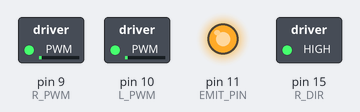
The sketch below on a simulated Arduino Uno, built with avr-gcc and run on an emulated ATmega328P. On the bench: switched loads named in the sketch (green lamp = pin HIGH), output pins drawn as LEDs (lit = HIGH). What the sketch prints to the serial monitor is not drawn.

Above: at 0.1 s.
At 20.1 s:
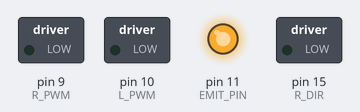
Timing chart, 0 to 34.3 s (numbered marks = the images above):
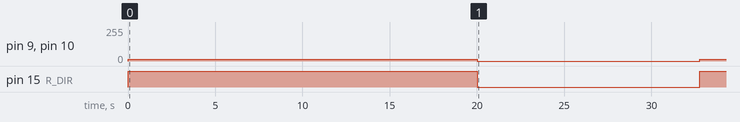

Measured:
- by itself, pin 9 (R_PWM), pin 10 (L_PWM): 0/255 → 15/255 at 0.00 s, → 0/255 20.0 s later, → 15/255 12.8 s later
- by itself, pin 15 (R_DIR): LOW → HIGH at 0.00 s, → LOW 20.0 s later, → HIGH 12.8 s later

The sketch:

leader1.ino
```cpp
#include "Motors.h"
Motors_c motors;
const int EMIT_PIN = 11;
#define L_PWM 10
#define L_DIR 16
#define R_PWM 9
#define R_DIR 15

int start_time = 0;

void setup()
{
  pinMode(L_PWM, OUTPUT);
  pinMode(L_DIR, OUTPUT);
  pinMode(R_PWM, OUTPUT);
  pinMode(R_DIR, OUTPUT);
  Serial.begin(9600);

  pinMode(A2, INPUT_PULLUP);
  pinMode(EMIT_PIN, OUTPUT);
  digitalWrite(EMIT_PIN, HIGH);

  Serial.println("Leader Car Initialized");
}
int change_time = 0;
int start_flag = 1;
void loop()
{
  if(start_flag == 1){
    start_time = millis();
    start_flag = 0;
  }
  change_time = millis();
  if(change_time-start_time<20000){
    motors.setPWM(-15,-15);
  }else{
    motors.setPWM(0,0);
  }
  Serial.print(start_time);
  Serial.print(",");
  Serial.println(change_time);
}
```

Motors.h
```cpp
/************************************
,        .       .           .      ,
|        |       |           |     '|
|    ,-: |-. ,-. |-. ,-. ,-. |-     |
|    | | | | `-. | | |-' |-' |      |
`--' `-` `-' `-' ' ' `-' `-' `-'    '
*************************************/

// this #ifndef stops this file
// from being included mored than
// once by the compiler.
#ifndef _MOTORS_H
#define _MOTORS_H

// Pin definitions.  By using #define we can
// switch the number here, and everywhere the
// text appears (i.e. L_PWM) it will be
// replaced.
#define L_PWM 10 // This is correct.
#define L_DIR 16 // This is the wrong pin!
#define R_PWM 9 // This is the wrong pin!
#define R_DIR 15 // This is the wrong pin!

// It is a good idea to limit the maximum power
// sent to the motors. Using #define means we
// can set this value just once here, and it
// can be used in many places in the code below.
#define MAX_PWM 180.0

// Class to operate the motors.
class Motors_c {

  public:

    // Constructor, must exist.
    Motors_c() {
      // Leave empty. Ensure initialise() is called
      // instead.
    }

    // Use this function to initialise the pins that
    // will control the motors, and decide what first
    // value they should have.
    void initialise() {

      // Uncomment and replace the ???? with the correct
      // values, e.g  pinMode( <pin>, <INPUT or OUTPUT> );
      pinMode(L_PWM, OUTPUT);
      pinMode(L_DIR, OUTPUT);
      pinMode(R_PWM, OUTPUT);
      pinMode(R_DIR, OUTPUT);
      // Uncomment and replace ???? with the correct
      // values, e.g. digitalWrite( <pin>, <HIGH or LOW> );
      // Which pins will be either HIGH or LOW? What
      // purpose do they serve?
      //digitalWrite(L_DIR, HIGH);
      //digitalWrite(R_DIR, LOW);

      // Uncomment and replace ???? with the correct
      // values, e.g. analogWrite( <pin>, < 0 : 255 > );
      // Which pins will take a value in range [0:255]?
      // What purpose do they serve?
      //analogWrite(L_PWM, 41.0);
      //analogWrite(R_PWM, 42.0);

    } // End of initialise()


    // This function will be used to send a power value
    // to the motors.
    //
    // The power sent to the motors is created by the
    // analogWrite() function, which is producing PWM.
    // analogWrite() is intended to use a range between
    // [0:255].
    //
    // This function takes two input arguments: "left_pwr"
    // and "right_pwr", (pwr = power) and they are of the
    // type float. A float might be a value like 0.01, or
    // -150.6
    void setPWM( float left_pwr, float right_pwr ) {

      // What should happen if the request for left_pwr
      // is less than 0? Recall, how are these motors
      // operated in terms of the pins used?
      if ( left_pwr < 0 ) {
        digitalWrite(L_DIR, HIGH);
      } else {
        digitalWrite(L_DIR, LOW);
      }

      // What should happen if the request for right_pwr
      // is less than 0? Recall, how are these motors
      // operated in terms of the pins used?
      if ( right_pwr < 0 ) {
        digitalWrite(R_DIR, HIGH);
      } else {
        digitalWrite(R_DIR, LOW);
      }


      // analogWrite() requires a value in the range
      // [0:255], and note this is positive only!
      // Write some code here to take the value of
      // left_pwr and ensure it is:
      // - positive only
      // - within the range 0 to 255
      // Note, we have used the sign to determine
      // the direction - so we don't care about the
      // sign of the value any more.


      // analogWrite() requires a value in the range
      // [0:255], and note this is positive only!
      // Write some code here to take the value of
      // right_pwr and ensure it is:
      // - positive only
      // - within the range 0 to 255
      // Note, we have used the sign to determine
      // the direction - so we don't care about the
      // sign of the value any more.


      // Lastly, write the requested power value to
      // the motors as a PWM signal.
      // Without the code above, this is likely to
      // produce very unexpected behaviours.
      analogWrite( L_PWM, abs(left_pwr) );
      analogWrite( R_PWM, abs(right_pwr) );

      // Done!
      return;

    } // End of setPWM()


}; // End of Motors_c class definition.


#endif
```
